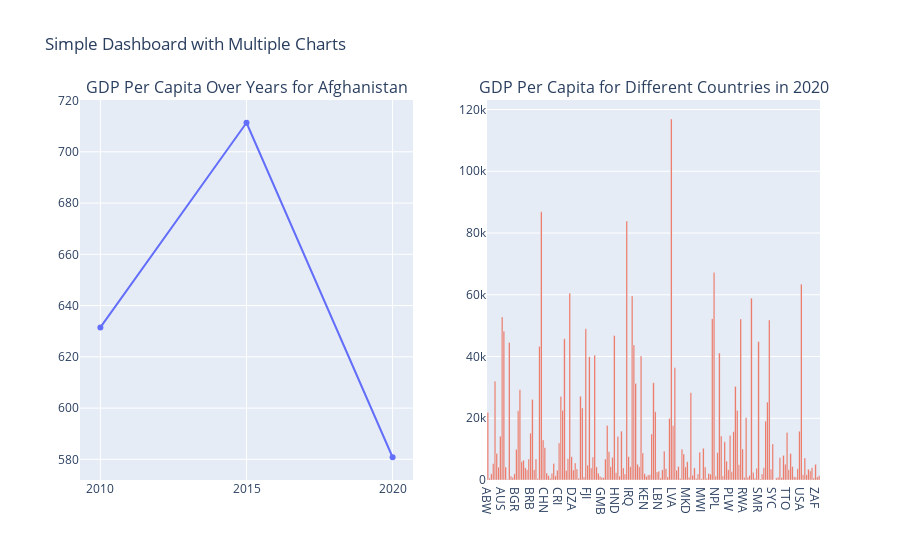

Notebook cell for this chart:
### Markdown cell above
### Designing a simple dashboard

### Code cell
import plotly.graph_objects as go
from plotly.subplots import make_subplots

# Filter data for the year 2020
data_2020 = economies[economies['year'] == 2020]

# Create a subplot figure with 1 row and 2 columns
fig = make_subplots(rows=1, cols=2, 
                    subplot_titles=('GDP Per Capita Over Years for Afghanistan', 
                                    'GDP Per Capita for Different Countries in 2020'))

# Line chart of GDP Per Capita for Afghanistan
afg_data = economies[economies['code'] == 'AFG']
line_chart = go.Scatter(x=afg_data['year'], y=afg_data['gdp_percapita'], mode='lines+markers', name='Afghanistan')
fig.add_trace(line_chart, row=1, col=1)

# Bar chart of GDP Per Capita for different countries in 2020
bar_chart = go.Bar(x=data_2020['code'], y=data_2020['gdp_percapita'], name='2020')
fig.add_trace(bar_chart, row=1, col=2)

# Update layout
fig.update_layout(title_text='Simple Dashboard with Multiple Charts', showlegend=False)
fig.show();

### Figure 1 — Plotly figure (JSON) as saved in the notebook; plotly's stock layout.template omitted (floating-point values rounded to 4 significant figures; data arrays with more than 128 entries replaced by an {"elided": "..."} marker saying what was removed)
{"data": [{"mode": "lines+markers", "name": "Afghanistan", "type": "scatter", "x": [2010, 2015, 2020], "xaxis": "x", "y": [631.5, 711.3, 580.8], "yaxis": "y"}, {"name": "2020", "type": "bar", "x": {"elided": "187 str values"}, "xaxis": "x2", "y": {"elided": "187 float values"}, "yaxis": "y2"}], "layout": {"annotations": [{"font": {"size": 16}, "showarrow": false, "text": "GDP Per Capita Over Years for Afghanistan", "x": 0.225, "xanchor": "center", "xref": "paper", "y": 1, "yanchor": "bottom", "yref": "paper"}, {"font": {"size": 16}, "showarrow": false, "text": "GDP Per Capita for Different Countries in 2020", "x": 0.775, "xanchor": "center", "xref": "paper", "y": 1, "yanchor": "bottom", "yref": "paper"}], "showlegend": false, "title": {"text": "Simple Dashboard with Multiple Charts"}, "xaxis": {"anchor": "y", "domain": [0, 0.45]}, "xaxis2": {"anchor": "y2", "domain": [0.55, 1]}, "yaxis": {"anchor": "x", "domain": [0, 1]}, "yaxis2": {"anchor": "x2", "domain": [0, 1]}}}
